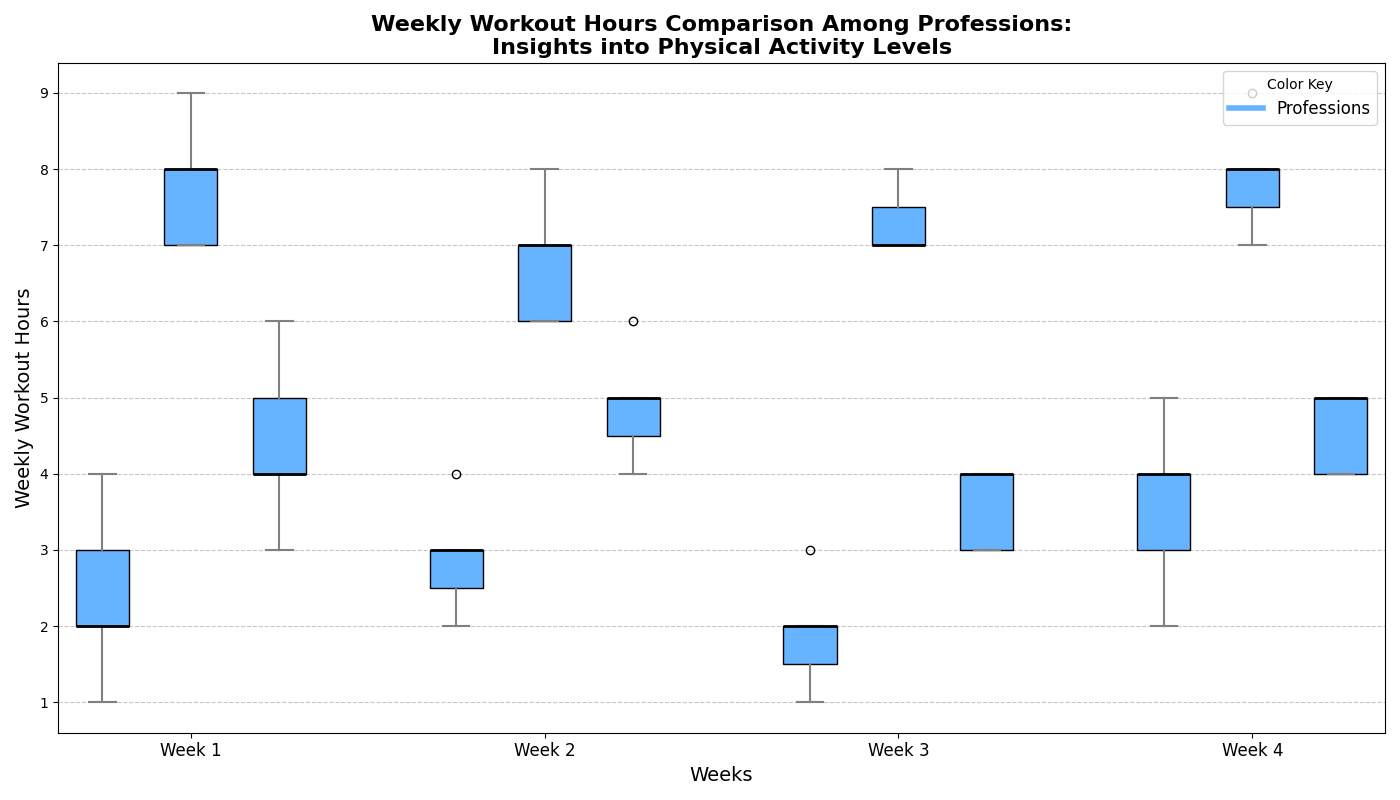

This figure's Python source:
import matplotlib.pyplot as plt
import numpy as np

# Define weekly workout hours data for each profession over four weeks
professions = ['Office Workers', 'Physical Laborers', 'Students']

office_worker_hours = [
    [2, 3, 4, 1, 2, 2, 3],  # Week 1
    [3, 2, 4, 3, 3, 2, 3],  # Week 2
    [1, 2, 2, 2, 1, 3, 2],  # Week 3
    [3, 4, 5, 2, 3, 4, 4]   # Week 4
]

physical_laborer_hours = [
    [7, 8, 7, 8, 9, 8, 7],  # Week 1
    [6, 7, 6, 8, 7, 7, 6],  # Week 2
    [7, 7, 8, 7, 8, 7, 7],  # Week 3
    [7, 8, 8, 9, 7, 8, 8]   # Week 4
]

student_hours = [
    [4, 5, 3, 5, 4, 6, 4],  # Week 1
    [5, 4, 5, 5, 4, 6, 5],  # Week 2
    [3, 4, 4, 3, 4, 4, 3],  # Week 3
    [4, 5, 5, 4, 5, 5, 4]   # Week 4
]

# Aggregate the data
data = [office_worker_hours, physical_laborer_hours, student_hours]

# Plot configuration
fig, ax = plt.subplots(figsize=(14, 8))

# Use a single color for all professions
single_color = '#66b3ff'

# Create a box plot for each profession
positions = np.arange(len(data[0])) * (len(professions) + 1)  # Offset for each week

for i, hours in enumerate(data):
    pos = positions + i  # Offset positions for each profession
    bp = ax.boxplot(hours, positions=pos, widths=0.6, patch_artist=True)

    # Apply single color to each box
    for patch in bp['boxes']:
        patch.set_facecolor(single_color)
    for whisker in bp['whiskers']:
        whisker.set(color='gray', linewidth=1.5)
    for cap in bp['caps']:
        cap.set(color='gray', linewidth=1.5)
    for median in bp['medians']:
        median.set(color='black', linewidth=2)

# Set x-ticks to align with the weeks
xticks = positions + 1  # Align ticks to the center of each profession group
ax.set_xticks(xticks)
ax.set_xticklabels([f"Week {i+1}" for i in range(len(data[0]))], fontsize=12)

# Labels and Title
ax.set_title("Weekly Workout Hours Comparison Among Professions:\nInsights into Physical Activity Levels", fontsize=16, fontweight='bold')
ax.set_ylabel("Weekly Workout Hours", fontsize=14)
ax.set_xlabel("Weeks", fontsize=14)

# Grid customization
ax.grid(axis='y', linestyle='--', alpha=0.7)

# Legend indicating single color usage
ax.legend([plt.Line2D([0], [0], color=single_color, lw=4)], ['Professions'], title='Color Key', loc='upper right', fontsize=12)

# Automatically adjust layout to prevent overlap
plt.tight_layout()

# Display the plot
plt.show()
